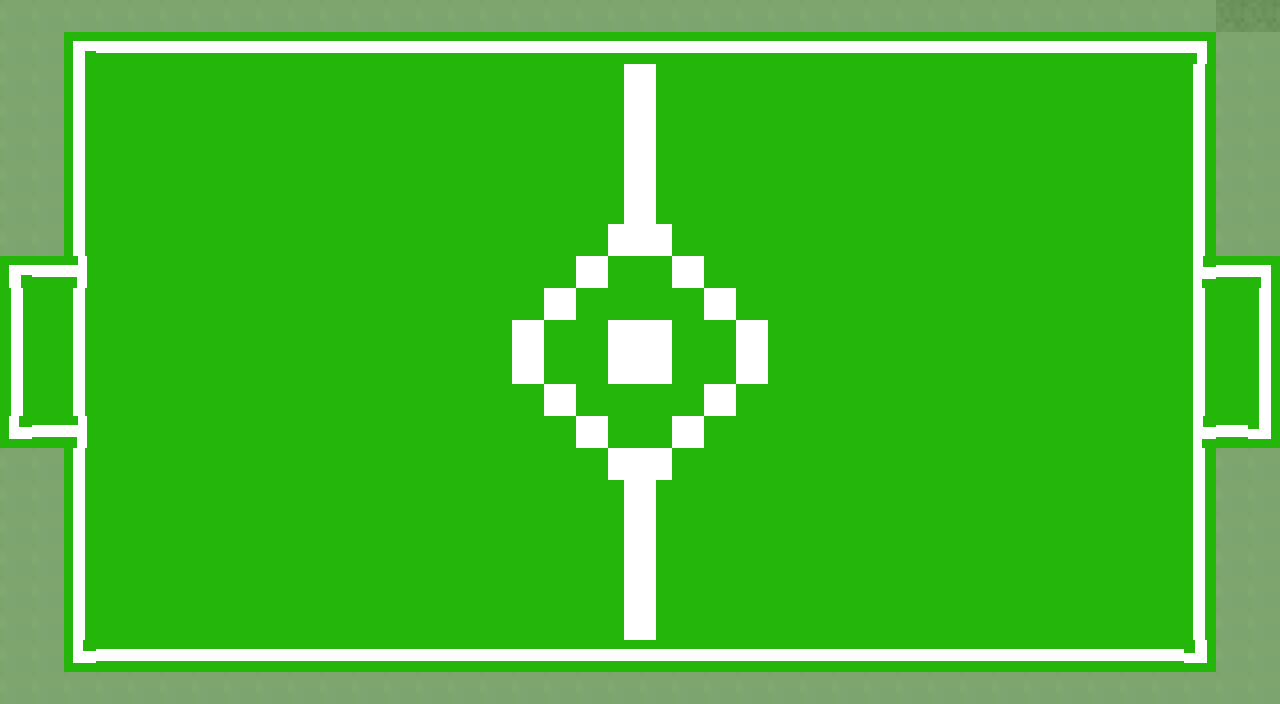

Below is a game level as drawn by its tile map, then a one-line description and the .tmx that defines it (tile-layer data replaced by summaries):
An orthogonal 40x22 tile map with 32x32 px tiles, 1 tile layer (Capa de patrones 2), 9 tilesets and 14 objects.

<map version="1.10" tiledversion="1.11.0" orientation="orthogonal" renderorder="right-down" compressionlevel="2" width="40" height="22" tilewidth="32" tileheight="32" infinite="0" nextlayerid="7" nextobjectid="38">
 <editorsettings>
  <chunksize width="32" height="32" />
 </editorsettings>
 <tileset firstgid="1" name="descarga (1)" tilewidth="32" tileheight="32" tilecount="1008" columns="42">
  <image source="../descarga (1).jpg" width="1372" height="768" />
 </tileset>
 <tileset firstgid="1009" name="Captura" tilewidth="32" tileheight="32" tilecount="308" columns="28">
  <image source="../Captura.JPG" width="916" height="355" />
 </tileset>
 <tileset firstgid="1317" name="menu" tilewidth="32" tileheight="32" tilecount="858" columns="39">
  <image source="../menu.png" width="1279" height="718" />
 </tileset>
 <tileset firstgid="2175" name="images" tilewidth="32" tileheight="32" tilecount="36" columns="9">
  <image source="../images.png" width="319" height="158" />
 </tileset>
 <tileset firstgid="2211" name="New Piskel (1)" tilewidth="32" tileheight="32" tilecount="1" columns="1">
  <image source="../New Piskel (1).png" width="32" height="32" />
 </tileset>
 <tileset firstgid="2212" name="New Piskel (3)" tilewidth="32" tileheight="32" tilecount="4" columns="2">
  <image source="../New Piskel (3).png" width="64" height="64" />
 </tileset>
 <tileset firstgid="2216" name="New Piskel (4)" tilewidth="32" tileheight="32" tilecount="4" columns="2">
  <image source="../New Piskel (4).png" width="64" height="64" />
 </tileset>
 <tileset firstgid="2220" name="New Piskel (5)" tilewidth="32" tileheight="32" tilecount="6" columns="2">
  <image source="../New Piskel (5).png" width="64" height="96" />
 </tileset>
 <tileset firstgid="2226" name="New Piskel (6)" tilewidth="32" tileheight="32" tilecount="6" columns="2">
  <image source="../New Piskel (6).png" width="64" height="96" />
 </tileset>
 <layer id="3" name="Capa de patrones 2" width="40" height="22">
  <data>[880 cells, 880 non-empty, 12 distinct tile ids]</data>
 </layer>
 <objectgroup id="2" name="limites">
  <object id="17" x="69.3333" y="36" width="1137.33" height="16" />
  <object id="20" x="72" y="40" width="13.3333" height="225.333" />
  <object id="22" x="73.3333" y="436.667" width="9.3333" height="214.666" />
  <object id="23" x="1192" y="440.667" width="10.6666" height="213.333" />
  <object id="24" x="1192" y="36.6668" width="13.3333" height="229.333" />
  <object id="25" x="71.335" y="646.667" width="1137.33" height="14.6667" />
 </objectgroup>
 <objectgroup id="5" name="arco">
  <object id="26" x="1190.67" y="265.333" width="77.3333" height="14.6667" />
  <object id="28" x="1258.67" y="281.333" width="10.6667" height="161.333" />
  <object id="30" x="1190.67" y="429.333" width="82.6667" height="12" />
  <object id="32" x="7.99998" y="260.667" width="77.3333" height="14.6667" />
  <object id="33" x="9.33332" y="272.667" width="10.6667" height="161.333" />
  <object id="34" x="7.99998" y="424.667" width="76" height="12" />
 </objectgroup>
 <objectgroup id="6" name="limite gol">
  <object id="35" x="1190.67" y="281.333" width="12" height="147" />
  <object id="37" x="72.4167" y="276.333" width="12" height="147.75" />
 </objectgroup>
</map>